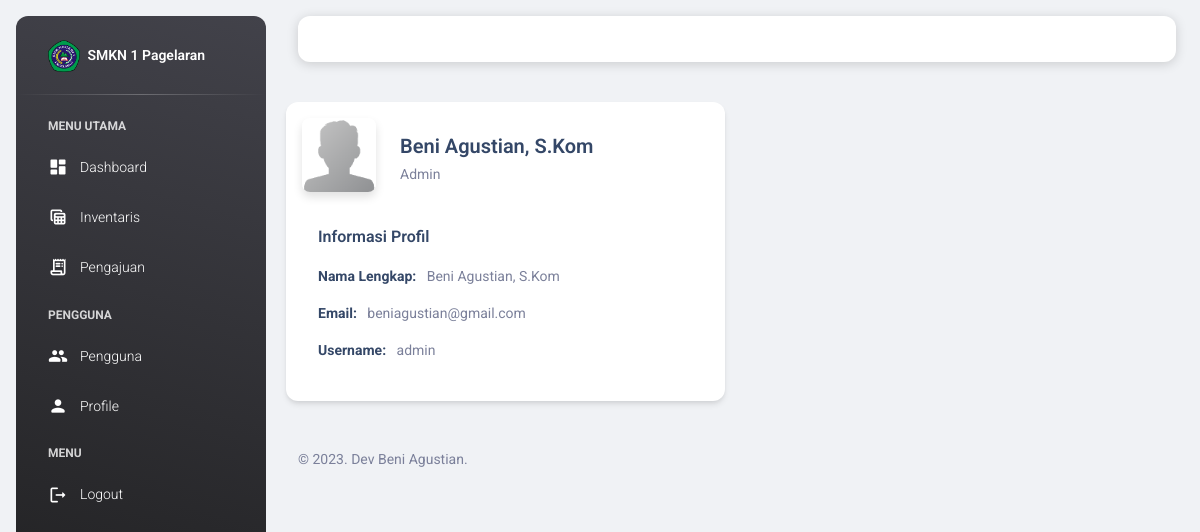
Page /view_user/profile.php (signed in) on the earlier database version.
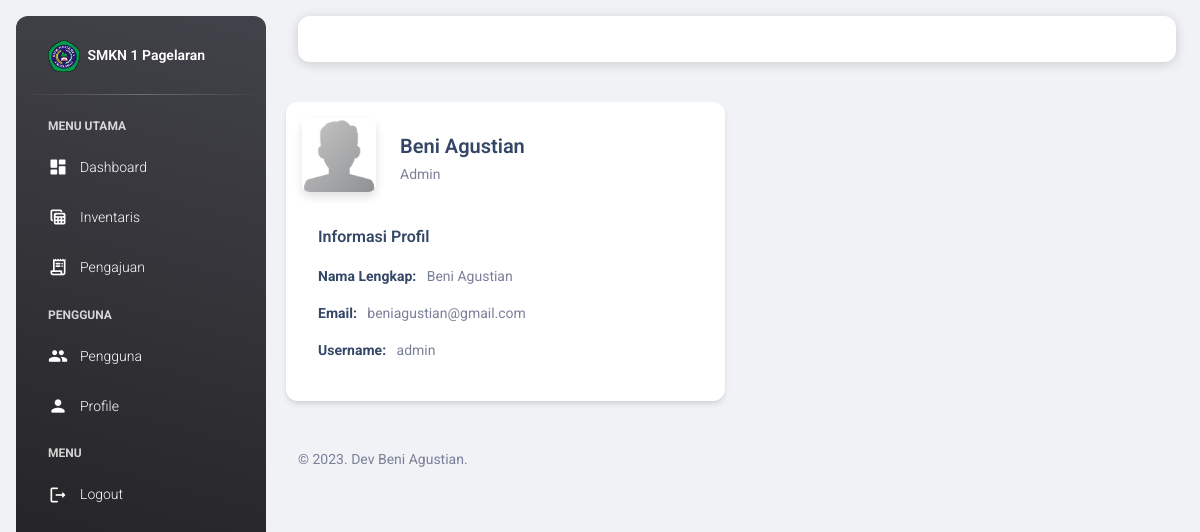
Same page on the later database version.
### tables this page shows
CREATE TABLE `users` (
  `id_user` int(11) NOT NULL,
  `nama` varchar(255) NOT NULL,
  `username` varchar(255) NOT NULL,
  `email` varchar(255) NOT NULL,
  `password` varchar(255) NOT NULL,
  `image` varchar(255) NOT NULL,
  `role_id` int(11) NOT NULL,
  `date_created` date NOT NULL,
  `is_active` int(11) NOT NULL
);

CREATE TABLE `users_role` (
  `id_role` int(11) NOT NULL,
  `role` varchar(255) NOT NULL
);

### functions.php (called while the page is built, shortened)
<?php
$conn = mysqli_connect("localhost", "root", "", "db_siib");
function query($query)
{
    global $conn;
    $result = mysqli_query($conn, $query);
    $rows = [];
    while ($row = mysqli_fetch_assoc($result)) {
        $rows[] = $row;
    }
    return $rows;
}

### view_user/profile.php (the view, shortened to what this page needs)
<?php
include "../templates/header.php";
?>
<div class="row mb-4">
    <div class="col-12 col-md-6">
        <div class="card card-body">
            <div class="row gx-4 mb-2">
                <div class="col-auto">
                    <div class="avatar avatar-xl position-relative">
                        <img src="../assets/img/<?= $user["image"] ?>" alt="profile_image"
                            class="w-100 border-radius-lg shadow-sm">
                    </div>
                </div>
                <div class="col-auto my-auto">
                    <div class="h-100">
                        <h5 class="mb-1">
                            <?= $user["nama"] ?>
                        </h5>
                        <p class="mb-0 font-weight-normal text-sm">
                            <?= $user["role"] ?>
                        </p>
                    </div>
                </div>
            </div>
            <div class="row">
                <div class="col-12">
                    <div class="card card-plain h-100">
                        <div class="card-header pb-0 p-3">
                            <div class="row">
                                <div class="col-md-8 d-flex align-items-center">
                                    <h6 class="mb-0">Informasi Profil</h6>
                                </div>
                                <div class="col-md-4 text-end">
                                    <a href="profile_edit.php">
                                        <i class="fas fa-user-edit text-secondary text-sm" data-bs-toggle="tooltip"
                                            data-bs-placement="top" title="Edit Profile"></i>
                                    </a>
                                </div>
                            </div>
                        </div>
                        <div class="card-body p-3">
                            <ul class="list-group">
                                <li class="list-group-item border-0 ps-0 pt-0 text-sm"><strong class="text-dark">Nama
                                        Lengkap:</strong>
                                    <?= $user["nama"] ?>
                                </li>
                                <li class="list-group-item border-0 ps-0 text-sm"><strong
                                        class="text-dark">Email:</strong>
                                    <?= $user["email"] ?>
                                </li>
                                <li class="list-group-item border-0 ps-0 text-sm"><strong
                                        class="text-dark">Username:</strong>
                                    <?= $user["username"] ?>
                                </li>
                            </ul>
                        </div>
                    </div>
                </div>
            </div>
        </div>
    </div>
</div>
<?php
include "../templates/footer.php";
?>

Differences in the rows shown:
changed users "beniagustian@gmail.com": nama "Beni Agustian, S.Kom" → "Beni Agustian"
